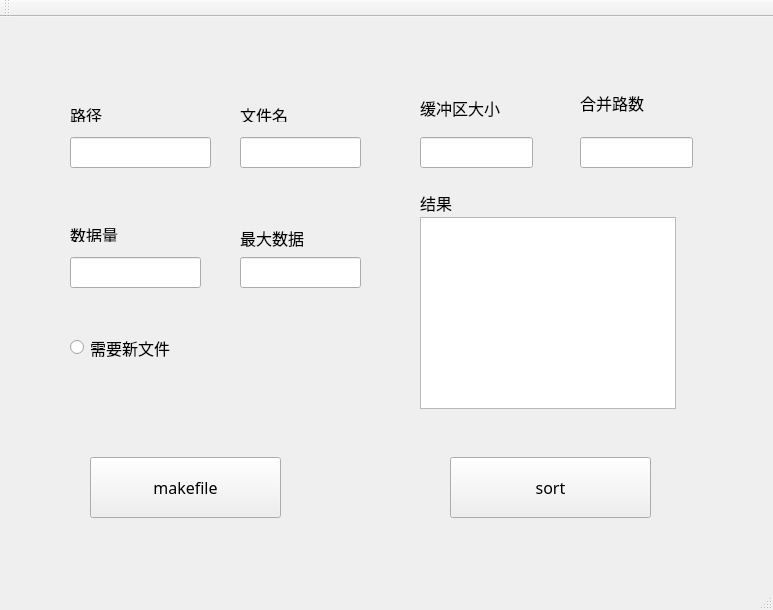
<?xml version="1.0" encoding="UTF-8"?>
<ui version="4.0">
 <class>MainWindow</class>
 <widget class="QMainWindow" name="MainWindow">
  <property name="geometry">
   <rect>
    <x>0</x>
    <y>0</y>
    <width>773</width>
    <height>610</height>
   </rect>
  </property>
  <property name="windowTitle">
   <string>MainWindow</string>
  </property>
  <widget class="QWidget" name="centralWidget">
   <widget class="QPushButton" name="pushButton">
    <property name="geometry">
     <rect>
      <x>90</x>
      <y>440</y>
      <width>191</width>
      <height>61</height>
     </rect>
    </property>
    <property name="font">
     <font>
      <family>楷体</family>
      <pointsize>12</pointsize>
     </font>
    </property>
    <property name="text">
     <string>makefile</string>
    </property>
   </widget>
   <widget class="QPushButton" name="pushButton_2">
    <property name="geometry">
     <rect>
      <x>450</x>
      <y>440</y>
      <width>201</width>
      <height>61</height>
     </rect>
    </property>
    <property name="font">
     <font>
      <family>楷体</family>
      <pointsize>12</pointsize>
     </font>
    </property>
    <property name="text">
     <string>sort</string>
    </property>
   </widget>
   <widget class="QLineEdit" name="lineEdit">
    <property name="geometry">
     <rect>
      <x>70</x>
      <y>120</y>
      <width>141</width>
      <height>31</height>
     </rect>
    </property>
   </widget>
   <widget class="QLineEdit" name="lineEdit_2">
    <property name="geometry">
     <rect>
      <x>240</x>
      <y>120</y>
      <width>121</width>
      <height>31</height>
     </rect>
    </property>
   </widget>
   <widget class="QLabel" name="label">
    <property name="geometry">
     <rect>
      <x>70</x>
      <y>90</y>
      <width>72</width>
      <height>15</height>
     </rect>
    </property>
    <property name="font">
     <font>
      <family>楷体</family>
      <pointsize>12</pointsize>
     </font>
    </property>
    <property name="text">
     <string>路径</string>
    </property>
   </widget>
   <widget class="QLabel" name="label_2">
    <property name="geometry">
     <rect>
      <x>240</x>
      <y>90</y>
      <width>72</width>
      <height>15</height>
     </rect>
    </property>
    <property name="font">
     <font>
      <family>楷体</family>
      <pointsize>12</pointsize>
     </font>
    </property>
    <property name="text">
     <string>文件名</string>
    </property>
   </widget>
   <widget class="QLabel" name="label_3">
    <property name="geometry">
     <rect>
      <x>240</x>
      <y>200</y>
      <width>101</width>
      <height>41</height>
     </rect>
    </property>
    <property name="font">
     <font>
      <family>楷体</family>
      <pointsize>12</pointsize>
     </font>
    </property>
    <property name="text">
     <string>最大数据</string>
    </property>
   </widget>
   <widget class="QLineEdit" name="lineEdit_3">
    <property name="geometry">
     <rect>
      <x>240</x>
      <y>240</y>
      <width>121</width>
      <height>31</height>
     </rect>
    </property>
   </widget>
   <widget class="QLabel" name="label_4">
    <property name="geometry">
     <rect>
      <x>70</x>
      <y>210</y>
      <width>72</width>
      <height>15</height>
     </rect>
    </property>
    <property name="font">
     <font>
      <family>楷体</family>
      <pointsize>12</pointsize>
     </font>
    </property>
    <property name="text">
     <string>数据量</string>
    </property>
   </widget>
   <widget class="QLineEdit" name="lineEdit_4">
    <property name="geometry">
     <rect>
      <x>70</x>
      <y>240</y>
      <width>131</width>
      <height>31</height>
     </rect>
    </property>
   </widget>
   <widget class="QLabel" name="label_5">
    <property name="geometry">
     <rect>
      <x>420</x>
      <y>70</y>
      <width>121</width>
      <height>41</height>
     </rect>
    </property>
    <property name="font">
     <font>
      <family>楷体</family>
      <pointsize>12</pointsize>
     </font>
    </property>
    <property name="text">
     <string>缓冲区大小</string>
    </property>
   </widget>
   <widget class="QLineEdit" name="lineEdit_5">
    <property name="geometry">
     <rect>
      <x>420</x>
      <y>120</y>
      <width>113</width>
      <height>31</height>
     </rect>
    </property>
    <property name="font">
     <font>
      <pointsize>12</pointsize>
     </font>
    </property>
   </widget>
   <widget class="QLineEdit" name="lineEdit_6">
    <property name="geometry">
     <rect>
      <x>580</x>
      <y>120</y>
      <width>113</width>
      <height>31</height>
     </rect>
    </property>
   </widget>
   <widget class="QLabel" name="label_6">
    <property name="geometry">
     <rect>
      <x>580</x>
      <y>70</y>
      <width>91</width>
      <height>31</height>
     </rect>
    </property>
    <property name="font">
     <font>
      <family>楷体</family>
      <pointsize>12</pointsize>
     </font>
    </property>
    <property name="text">
     <string>合并路数</string>
    </property>
   </widget>
   <widget class="QTextBrowser" name="textBrowser">
    <property name="geometry">
     <rect>
      <x>420</x>
      <y>200</y>
      <width>256</width>
      <height>192</height>
     </rect>
    </property>
   </widget>
   <widget class="QLabel" name="label_7">
    <property name="geometry">
     <rect>
      <x>420</x>
      <y>170</y>
      <width>91</width>
      <height>31</height>
     </rect>
    </property>
    <property name="font">
     <font>
      <family>楷体</family>
      <pointsize>12</pointsize>
     </font>
    </property>
    <property name="text">
     <string>结果</string>
    </property>
   </widget>
   <widget class="QRadioButton" name="radioButton">
    <property name="geometry">
     <rect>
      <x>70</x>
      <y>310</y>
      <width>191</width>
      <height>41</height>
     </rect>
    </property>
    <property name="font">
     <font>
      <family>楷体</family>
      <pointsize>12</pointsize>
     </font>
    </property>
    <property name="text">
     <string>需要新文件</string>
    </property>
   </widget>
  </widget>
  <widget class="QMenuBar" name="menuBar">
   <property name="geometry">
    <rect>
     <x>0</x>
     <y>0</y>
     <width>773</width>
     <height>26</height>
    </rect>
   </property>
  </widget>
  <widget class="QToolBar" name="mainToolBar">
   <attribute name="toolBarArea">
    <enum>TopToolBarArea</enum>
   </attribute>
   <attribute name="toolBarBreak">
    <bool>false</bool>
   </attribute>
  </widget>
  <widget class="QStatusBar" name="statusBar"/>
 </widget>
 <layoutdefault spacing="6" margin="11"/>
 <resources/>
 <connections/>
</ui>
